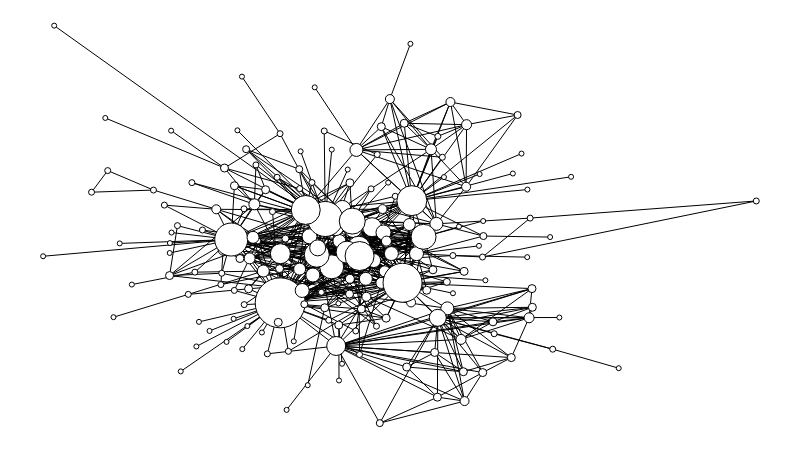

The notebook cell saved with this chart:
### Markdown cell above
##### Plotando o grafo do livro 1

### Code cell
g1.set_all_nodes('size', 12)
g1.set_all_nodes('labpos', 'hover')
g1.set_nodedata('degree', g1.degree)
g1.distest_nodes('degree')
g1.displot_nodes('degree')
#g1.move('step')
g1.move('kamada_kawai')
g1.scale_nodes_size(g1.degree)
#g1.color_nodes()
g1.draw()

### Figure 1 — Plotly figure (JSON) as saved in the notebook; plotly's stock layout.template omitted (floating-point values rounded to 4 significant figures; data arrays with more than 128 entries replaced by an {"elided": "..."} marker saying what was removed)
{"data": [{"hoverinfo": "none", "line": {"color": "rgb(127, 127, 127)", "dash": "solid", "width": 0}, "mode": "lines", "type": "scatter", "x": [0.4187, 0.4187, null, 0, 1, null], "y": [0, 1, null, 0.4363, 0.4363, null]}, {"hoverinfo": "none", "line": {"color": "rgb(0, 0, 0)", "dash": "solid", "width": 1}, "mode": "lines", "type": "scatter", "x": {"elided": "2040 float values"}, "y": {"elided": "2040 float values"}}, {"hoverinfo": "text", "marker": {"color": "rgb(255, 255, 255)", "line": {"color": "rgb(0, 0, 0)", "width": 1}, "size": 19, "symbol": "circle"}, "mode": "markers", "text": ["DAENERYS", "JORY_CASSEL"], "textfont": {"color": "rgb(0, 0, 0)"}, "textposition": "middle center", "type": "scatter", "x": [0.411, 0.4613], "y": [0.1941, 0.4929]}, {"hoverinfo": "text", "marker": {"color": "rgb(255, 255, 255)", "line": {"color": "rgb(0, 0, 0)", "width": 1}, "size": 6, "symbol": "circle"}, "mode": "markers", "text": ["ADDAM_MARBRAND", "AEGON", "CHETT", "ALBETT", "DESMOND", "SYRIO_FOREL", "BALON", "BALON-SWANN", "WAYMAR_ROYCE", "JOSETH", "OSHA", "STIV", "CHIGGEN", "SHAE", "NESTOR-ROYCE", "COLEMON", "EON", "STEVRON_FREY", "TYTOS-BLACKWOOD", "WENDEL-MANDERLY", "CAYN", "KARYLANCE", "CONN", "DANWELL", "HOSTEEN", "JARED", "DARYN-HORNWOOD", "TORRHEN", "JOMMO", "OGO", "HIGH_SEPTON", "RAYMUN-DARRY", "GARED", "WILL-(PROLOGUE)", "HEWARD", "KEVAN", "MAEGE", "JYCK", "MORREC", "MACE", "TIMETT"], "textfont": {"color": "rgb(0, 0, 0)"}, "textposition": "middle center", "type": "scatter", "x": [0.3361, 0.3144, 0.5599, 0.5535, 0.3902, 0.4437, 0.4006, 0.4938, 0.6161, 0.4599, 0.3281, 0.377, 0.2984, 0.2086, 0.2234, 0.1884, 0.2504, 0.17, 0.2128, 0.2817, 0.3216, 0.2035, 0.3322, 0.1548, 0.09055, 0.06792, 0.2681, 0.3012, 0.6325, 0.7146, 0.2819, 0.3439, 0.683, 1, 0.4384, 0.4675, 0.2492, 0.3942, 0.4685, 0.5747, 0.3598], "y": [0.3384, 0.1743, 0.6689, 0.7215, 0.3292, 0.1727, 0.2588, 0.5707, 0.4179, 0.5893, 0.6184, 0.6053, 0.6495, 0.605, 0.4858, 0.4968, 0.3771, 0.5485, 0.3798, 0.5391, 0.5321, 0.3239, 0.7281, 0.5863, 0.6353, 0.581, 0.3338, 0.4584, 0.2248, 0.186, 0.2981, 0.1806, 0.5158, 0.5589, 0.2318, 0.2439, 0.3485, 0.735, 0.6758, 0.4216, 0.5899]}, {"hoverinfo": "text", "marker": {"color": "rgb(255, 255, 255)", "line": {"color": "rgb(0, 0, 0)", "width": 1}, "size": 24, "symbol": "circle"}, "mode": "markers", "text": ["JAIME"], "textfont": {"color": "rgb(0, 0, 0)"}, "textposition": "middle center", "type": "scatter", "x": [0.4046], "y": [0.3932]}, {"hoverinfo": "text", "marker": {"color": "rgb(255, 255, 255)", "line": {"color": "rgb(0, 0, 0)", "width": 1}, "size": 20, "symbol": "circle"}, "mode": "markers", "text": ["TYWIN"], "textfont": {"color": "rgb(0, 0, 0)"}, "textposition": "middle center", "type": "scatter", "x": [0.3327], "y": [0.4263]}, {"hoverinfo": "text", "marker": {"color": "rgb(255, 255, 255)", "line": {"color": "rgb(0, 0, 0)", "width": 1}, "size": 50, "symbol": "circle"}, "mode": "markers", "text": ["NED"], "textfont": {"color": "rgb(0, 0, 0)"}, "textposition": "middle center", "type": "scatter", "x": [0.3324], "y": [0.3026]}, {"hoverinfo": "text", "marker": {"color": "rgb(255, 255, 255)", "line": {"color": "rgb(0, 0, 0)", "width": 1}, "size": 9, "symbol": "circle"}, "mode": "markers", "text": ["MAESTER_AEMON", "GRENN", "PYPAR", "TOMARD", "MYRCELLA", "YOREN", "WALDER", "JANOS", "QOTHO", "RHAEGAR"], "textfont": {"color": "rgb(0, 0, 0)"}, "textposition": "middle center", "type": "scatter", "x": [0.4862, 0.5932, 0.5712, 0.5257, 0.516, 0.4759, 0.2428, 0.4301, 0.5909, 0.4533], "y": [0.8152, 0.5947, 0.8078, 0.4446, 0.3036, 0.5385, 0.5379, 0.363, 0.05545, 0.3178]}, {"hoverinfo": "text", "marker": {"color": "rgb(255, 255, 255)", "line": {"color": "rgb(0, 0, 0)", "width": 1}, "size": 11, "symbol": "circle"}, "mode": "markers", "text": ["ALLISER_THORNE", "ILYN_PAYNE", "MERYN_TRANT", "RICKON", "BRONN"], "textfont": {"color": "rgb(0, 0, 0)"}, "textposition": "middle center", "type": "scatter", "x": [0.5439, 0.4743, 0.4789, 0.2896, 0.2962], "y": [0.6888, 0.3527, 0.3819, 0.4145, 0.5505]}, {"hoverinfo": "text", "marker": {"color": "rgb(255, 255, 255)", "line": {"color": "rgb(0, 0, 0)", "width": 1}, "size": 8, "symbol": "circle"}, "mode": "markers", "text": ["BOWEN_MARSH", "AERYS", "BRANDON", "GEROLD-HIGHTOWER", "AGGO", "JHOGO", "QUARO", "RAKHARO", "RAST", "ALYN", "JEYNE-POOLE", "MYCAH", "VAYON-POOLE", "BOROS", "BERIC", "HALLIS-MOLLEN", "HULLEN", "MARILLION", "SHAGGA", "VARDIS_EGEN", "WILLIS-WODE", "HOSTER", "HAGGO", "DOREAH", "ILLYRIO", "JHIQUI", "MIRRI_MAZ_DUUR", "GALBART_GLOVER", "MARQ-PIPER", "ROOSE_BOLTON"], "textfont": {"color": "rgb(0, 0, 0)"}, "textposition": "middle center", "type": "scatter", "x": [0.4742, 0.481, 0.4463, 0.4146, 0.5893, 0.6565, 0.5491, 0.5098, 0.5064, 0.5903, 0.5379, 0.3297, 0.5466, 0.378, 0.3949, 0.4302, 0.3957, 0.2682, 0.2543, 0.1773, 0.312, 0.4297, 0.5529, 0.6308, 0.6855, 0.686, 0.6164, 0.3315, 0.2881, 0.276], "y": [0.7458, 0.264, 0.2871, 0.2469, 0.1293, 0.1649, 0.1778, 0.1412, 0.7543, 0.3818, 0.3343, 0.2536, 0.3857, 0.4875, 0.2903, 0.6045, 0.5442, 0.5972, 0.6418, 0.3712, 0.5872, 0.3248, 0.06533, 0.2549, 0.3384, 0.2914, 0.1272, 0.3886, 0.3379, 0.4141]}, {"hoverinfo": "text", "marker": {"color": "rgb(255, 255, 255)", "line": {"color": "rgb(0, 0, 0)", "width": 1}, "size": 5, "symbol": "circle"}, "mode": "markers", "text": ["CLYDAS", "ARTHUR-DAYNE", "ARYS-OAKHEART", "MANCE", "THOROS", "HALI", "DONNEL_WAYNWOOD", "MASHA_HEDDLE", "MOREO-TUMITIS", "MYA-STONE", "MYCHEL-REDFORT", "CHELLA", "CLEMENT-PIPER", "CORATT", "EROEH", "DAREON", "DOLF", "DONAL-NOYE", "RHAEGO", "DYWEN", "GENDRY", "HOWLAND", "JACKS", "JOSS", "PORTHER", "TOBHO_MOTT", "TREGAR", "VARLY", "WYLLA", "FOGO", "OSWELL-WHENT", "GUNTHOR-SON-OF-GURN", "HARYS-SWYFT", "HOBB", "HUGH", "JAFER-FLOWERS", "MATTHAR", "OTHOR", "JONOS_BRACKEN", "KURLEKET", "LANCEL", "LEO_LEFFORD", "LYN-CORBRAY", "PAXTER-REDWYNE", "MAEGOR", "MORD", "RANDYLL", "ULF-SON-OF-UMAR"], "textfont": {"color": "rgb(0, 0, 0)"}, "textposition": "middle center", "type": "scatter", "x": [0.515, 0.4149, 0.6171, 0.6112, 0.3711, 0.4838, 0.1801, 0.1074, 0.1778, 0, 0.1775, 0.3611, 0.09867, 0.2788, 0.3414, 0.6708, 0.08717, 0.7404, 0.7239, 0.6121, 0.2671, 0.2864, 0.2185, 0.2149, 0.2334, 0.193, 0.2572, 0.2793, 0.3068, 0.8072, 0.4192, 0.2724, 0.4141, 0.6791, 0.6202, 0.711, 0.5621, 0.6587, 0.1244, 0.4048, 0.5747, 0.4271, 0.3515, 0.6788, 0.5831, 0.01553, 0.3808, 0.1795], "y": [0.9542, 0.1073, 0.5084, 0.446, 0.09537, 0.605, 0.4794, 0.4521, 0.453, 0.4198, 0.4281, 0.6838, 0.2665, 0.8717, 0.0333, 0.6781, 0.7677, 0.6197, 0.2657, 0.6265, 0.2624, 0.2442, 0.2548, 0.1929, 0.2319, 0.1302, 0.2043, 0.1862, 0.228, 0.1382, 0.1493, 0.7366, 0.3012, 0.5876, 0.3593, 0.4681, 0.619, 0.628, 0.3486, 0.688, 0.3267, 0.6379, 0.2058, 0.4175, 0.4944, 1, 0.8448, 0.7358]}, {"hoverinfo": "text", "marker": {"color": "rgb(255, 255, 255)", "line": {"color": "rgb(0, 0, 0)", "width": 1}, "size": 13, "symbol": "circle"}, "mode": "markers", "text": ["JEOR", "SAM", "JORAH", "MOUNTAIN", "STANNIS"], "textfont": {"color": "rgb(0, 0, 0)"}, "textposition": "middle center", "type": "scatter", "x": [0.5514, 0.4393, 0.5668, 0.4526, 0.4155], "y": [0.5013, 0.6873, 0.2887, 0.363, 0.458]}, {"hoverinfo": "text", "marker": {"color": "rgb(255, 255, 255)", "line": {"color": "rgb(0, 0, 0)", "width": 1}, "size": 30, "symbol": "circle"}, "mode": "markers", "text": ["JON"], "textfont": {"color": "rgb(0, 0, 0)"}, "textposition": "middle center", "type": "scatter", "x": [0.5171], "y": [0.5597]}, {"hoverinfo": "text", "marker": {"color": "rgb(255, 255, 255)", "line": {"color": "rgb(0, 0, 0)", "width": 1}, "size": 15, "symbol": "circle"}, "mode": "markers", "text": ["JON_ARRYN", "HOUND", "THEON"], "textfont": {"color": "rgb(0, 0, 0)"}, "textposition": "middle center", "type": "scatter", "x": [0.5113, 0.4773, 0.3736], "y": [0.3729, 0.4797, 0.47]}, {"hoverinfo": "text", "marker": {"color": "rgb(255, 255, 255)", "line": {"color": "rgb(0, 0, 0)", "width": 1}, "size": 39, "symbol": "circle"}, "mode": "markers", "text": ["ROBERT"], "textfont": {"color": "rgb(0, 0, 0)"}, "textposition": "middle center", "type": "scatter", "x": [0.504], "y": [0.3531]}, {"hoverinfo": "text", "marker": {"color": "rgb(255, 255, 255)", "line": {"color": "rgb(0, 0, 0)", "width": 1}, "size": 17, "symbol": "circle"}, "mode": "markers", "text": ["DROGO", "RODRIK", "RENLY", "LUWIN"], "textfont": {"color": "rgb(0, 0, 0)"}, "textposition": "middle center", "type": "scatter", "x": [0.5534, 0.4348, 0.4196, 0.4098], "y": [0.2649, 0.4883, 0.5389, 0.4929]}, {"hoverinfo": "text", "marker": {"color": "rgb(255, 255, 255)", "line": {"color": "rgb(0, 0, 0)", "width": 1}, "size": 10, "symbol": "circle"}, "mode": "markers", "text": ["HALDER", "TOMMEN", "GREATJON_UMBER", "IRRI", "VISERYS"], "textfont": {"color": "rgb(0, 0, 0)"}, "textposition": "middle center", "type": "scatter", "x": [0.5938, 0.4814, 0.2524, 0.6814, 0.586], "y": [0.7508, 0.4579, 0.4353, 0.265, 0.2106]}, {"hoverinfo": "text", "marker": {"color": "rgb(255, 255, 255)", "line": {"color": "rgb(0, 0, 0)", "width": 1}, "size": 35, "symbol": "circle"}, "mode": "markers", "text": ["TYRION"], "textfont": {"color": "rgb(0, 0, 0)"}, "textposition": "middle center", "type": "scatter", "x": [0.3956], "y": [0.5135]}, {"hoverinfo": "text", "marker": {"color": "rgb(255, 255, 255)", "line": {"color": "rgb(0, 0, 0)", "width": 1}, "size": 7, "symbol": "circle"}, "mode": "markers", "text": ["HARWIN", "JAREMY_RYKKER", "HODOR", "NAN", "LYANNA", "COHOLLO", "WYL-(GUARD)", "TODDER"], "textfont": {"color": "rgb(0, 0, 0)"}, "textposition": "middle center", "type": "scatter", "x": [0.3398, 0.6174, 0.2847, 0.3592, 0.5662, 0.4721, 0.3663, 0.6654], "y": [0.4643, 0.4706, 0.689, 0.6388, 0.3554, 0, 0.2991, 0.7751]}, {"hoverinfo": "text", "marker": {"color": "rgb(255, 255, 255)", "line": {"color": "rgb(0, 0, 0)", "width": 1}, "size": 23, "symbol": "circle"}, "mode": "markers", "text": ["ARYA"], "textfont": {"color": "rgb(0, 0, 0)"}, "textposition": "middle center", "type": "scatter", "x": [0.4425], "y": [0.4413]}, {"hoverinfo": "text", "marker": {"color": "rgb(255, 255, 255)", "line": {"color": "rgb(0, 0, 0)", "width": 1}, "size": 14, "symbol": "circle"}, "mode": "markers", "text": ["BENJEN", "BARRISTAN", "PYCELLE", "LORAS", "LYSA"], "textfont": {"color": "rgb(0, 0, 0)"}, "textposition": "middle center", "type": "scatter", "x": [0.5236, 0.4884, 0.3782, 0.4636, 0.3633], "y": [0.4264, 0.4266, 0.3726, 0.409, 0.3337]}, {"hoverinfo": "text", "marker": {"color": "rgb(255, 255, 255)", "line": {"color": "rgb(0, 0, 0)", "width": 1}, "size": 26, "symbol": "circle"}, "mode": "markers", "text": ["BRAN"], "textfont": {"color": "rgb(0, 0, 0)"}, "textposition": "middle center", "type": "scatter", "x": [0.4335], "y": [0.5082]}, {"hoverinfo": "text", "marker": {"color": "rgb(255, 255, 255)", "line": {"color": "rgb(0, 0, 0)", "width": 1}, "size": 33, "symbol": "circle"}, "mode": "markers", "text": ["CATELYN"], "textfont": {"color": "rgb(0, 0, 0)"}, "textposition": "middle center", "type": "scatter", "x": [0.2638], "y": [0.4619]}, {"hoverinfo": "text", "marker": {"color": "rgb(255, 255, 255)", "line": {"color": "rgb(0, 0, 0)", "width": 1}, "size": 25, "symbol": "circle"}, "mode": "markers", "text": ["CERSEI", "JOFFREY"], "textfont": {"color": "rgb(0, 0, 0)"}, "textposition": "middle center", "type": "scatter", "x": [0.5335, 0.3837], "y": [0.4688, 0.4236]}, {"hoverinfo": "text", "marker": {"color": "rgb(255, 255, 255)", "line": {"color": "rgb(0, 0, 0)", "width": 1}, "size": 12, "symbol": "circle"}, "mode": "markers", "text": ["MORDANE", "RICKARD", "BRYNDEN", "EDMURE"], "textfont": {"color": "rgb(0, 0, 0)"}, "textposition": "middle center", "type": "scatter", "x": [0.5135, 0.3597, 0.2944, 0.3088], "y": [0.4996, 0.3875, 0.4673, 0.3826]}, {"hoverinfo": "text", "marker": {"color": "rgb(255, 255, 255)", "line": {"color": "rgb(0, 0, 0)", "width": 1}, "size": 22, "symbol": "circle"}, "mode": "markers", "text": ["LITTLEFINGER"], "textfont": {"color": "rgb(0, 0, 0)"}, "textposition": "middle center", "type": "scatter", "x": [0.4262], "y": [0.4301]}, {"hoverinfo": "text", "marker": {"color": "rgb(255, 255, 255)", "line": {"color": "rgb(0, 0, 0)", "width": 1}, "size": 29, "symbol": "circle"}, "mode": "markers", "text": ["ROBB", "SANSA"], "textfont": {"color": "rgb(0, 0, 0)"}, "textposition": "middle center", "type": "scatter", "x": [0.3682, 0.4437], "y": [0.5363, 0.4204]}, {"hoverinfo": "text", "marker": {"color": "rgb(255, 255, 255)", "line": {"color": "rgb(0, 0, 0)", "width": 1}, "size": 16, "symbol": "circle"}, "mode": "markers", "text": ["VARYS"], "textfont": {"color": "rgb(0, 0, 0)"}, "textposition": "middle center", "type": "scatter", "x": [0.385], "y": [0.4409]}, {"hoverinfo": "none", "mode": "text", "text": {"elided": "680 null values"}, "textfont": {"color": "rgb(0, 0, 0)"}, "textposition": "middle center", "type": "scatter", "x": {"elided": "680 float values"}, "y": {"elided": "680 float values"}}, {"hoverinfo": "none", "marker": {"color": "rgba(255, 255, 255, 0)", "line": {"color": "rgba(255, 255, 255, 0)", "width": 0}, "size": 0, "symbol": "circle"}, "mode": "markers", "type": "scatter", "x": [0.5, 0, 1, 0.5], "y": [0, 0.5, 0.5, 1]}, {"hoverinfo": "none", "mode": "text", "text": [], "textfont": {"color": "rgb(255, 255, 255)"}, "textposition": "middle center", "type": "scatter", "x": [], "y": []}, {"hoverinfo": "none", "mode": "text", "text": {"elided": "185 null values"}, "textfont": {"color": "rgb(0, 0, 0)"}, "textposition": "middle center", "type": "scatter", "x": {"elided": "185 float values"}, "y": {"elided": "185 float values"}}], "layout": {"height": 450, "margin": {"b": 0, "l": 0, "r": 0, "t": 0}, "plot_bgcolor": "rgb(255, 255, 255)", "showlegend": false, "width": 800, "xaxis": {"showgrid": false, "showticklabels": false, "zeroline": false}, "yaxis": {"showgrid": false, "showticklabels": false, "zeroline": false}}}
